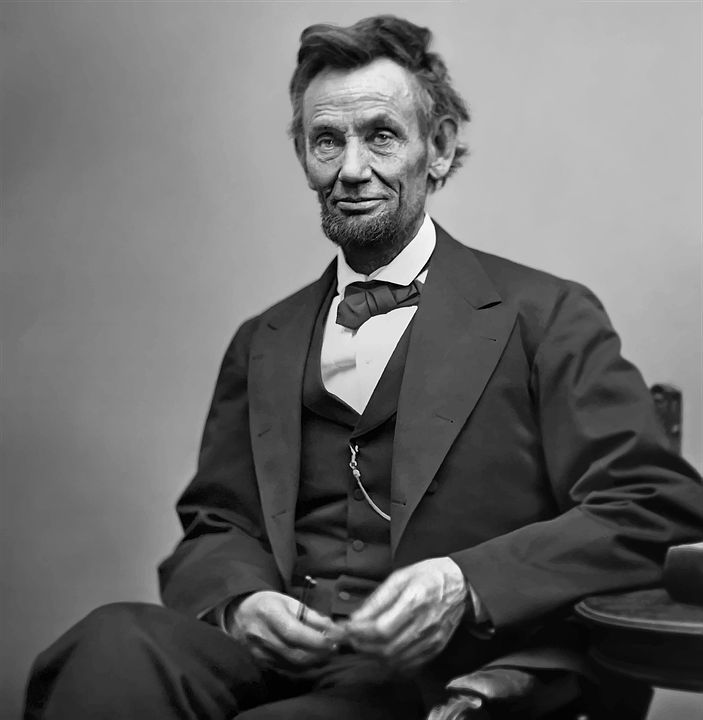
#> input picture abraham_lincoln.jpeg, 703 x 720 px, given in place of the camera
$ python materi-opencv10.py
#> lines starting #> are read from the running program, lines starting #| are printed output that depends on the picture
#> further down, frame is the input picture: shape (720, 703, 3); min 0, max 255, mean 106.8
# Mengimpor library
import cv2
import matplotlib.pyplot as plt
import numpy as np

# Live webcam
def harris_corner(gambar):

    # Merubah gambar ke grayscale
    gambar_abu = cv2.cvtColor(gambar, cv2.COLOR_BGR2GRAY)

    # Merubah menjadi numpy float (syarat algoritma)
    gambar_abu = np.float32(gambar_abu)

    # Mendeteksi dengan algoritma Harris
    sudut = cv2.cornerHarris(src=gambar_abu,
                             blockSize=3,
                             ksize=3,
                             k=0.04)
    gambar_hitam = np.zeros((gambar.shape[0],gambar.shape[1],3),
                            np.uint8)

    # Menandai sudut dengan warna kuning
    gambar_hitam[sudut>0.005*sudut.max()] = [0,255,255] #BGR

    return gambar_hitam


def shi_tomasi(gambar):

    # Merubah gambar ke grayscale
    gambar_abu = cv2.cvtColor(gambar, cv2.COLOR_BGR2GRAY)

    # Mendeteksi sudut
    sudut = cv2.goodFeaturesToTrack(image=gambar_abu,
                                    maxCorners=100,
                                    qualityLevel=0.01,
                                    minDistance=10)
#> sudut = 100 rows, first 8: [356, 445], [338, 294], [306, 577], [416, 306], [336, 322], [360, 414], [423, 282], [353, 469]
    gambar_hitam = np.zeros((gambar.shape[0],gambar.shape[1],3),
                            np.uint8)
    sudut = np.int0(sudut)

    for titik in sudut:
        x,y = titik.ravel()
        #cv2.circle(gambar,(x,y),3,[0,255,255],-1)
        cv2.circle(gambar_hitam,(x,y),3,[0,255,255],-1)
#> this loop made 100 passes
#> (x, y) on passes 1 to 12: (356, 445), (338, 294), (306, 577), (416, 306), (336, 322), (360, 414), (423, 282), (353, 469), (427, 270), (389, 519), (336, 255), (384, 135)
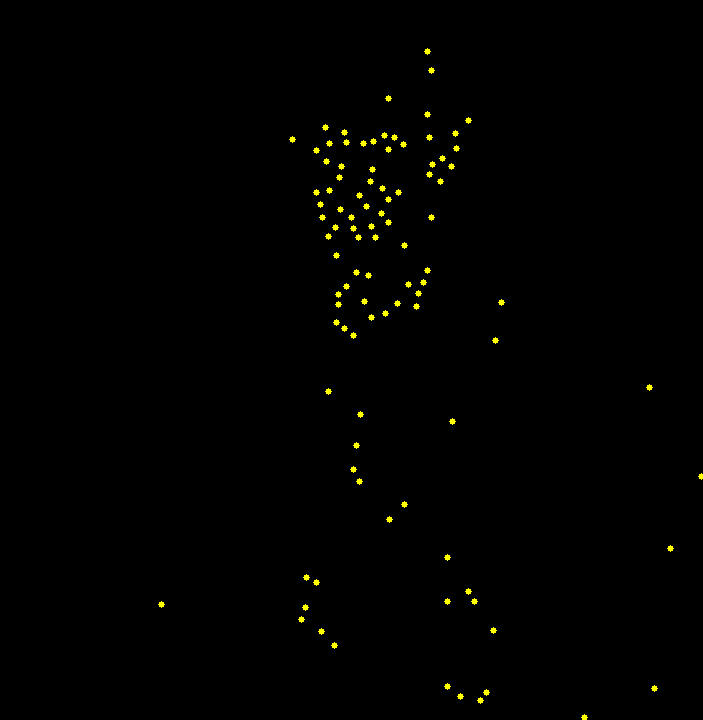
#> gambar_hitam: shape (720, 703, 3); mean of channels 0, 1, 2 0, 1.5, 1.5; drawn as B, G, R

    return gambar_hitam


# Deteksi sudut live dengan webcam
cap = cv2.VideoCapture(2, cv2.CAP_DSHOW) # cv2.CAP_DSHOW agar tidak error
while True:

    ret, frame = cap.read()
    frame = shi_tomasi(frame)
    cv2.imshow('Video Deteksi Sudut', frame)

    if cv2.waitKey(1) & 0xFF == 27:
#> (key Esc is pressed here)
        break

cap.release()
cv2.destroyAllWindows()

$ run again, on ahmad_yani.jpeg
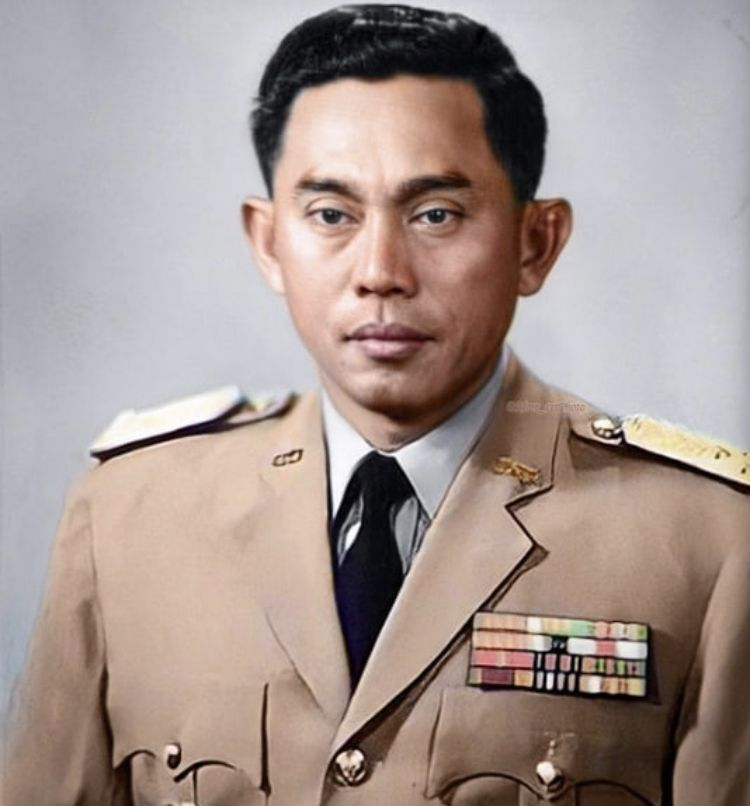
#> input picture ahmad_yani.jpeg, 750 x 806 px, given in place of the camera
#> frame is the input picture: shape (806, 750, 3); mean B, G, R 145.7, 150.7, 165.6
#> in shi_tomasi, `gambar_abu = cv2.cvtColor(gambar, cv2.COLOR_BGR2GRAY)`:
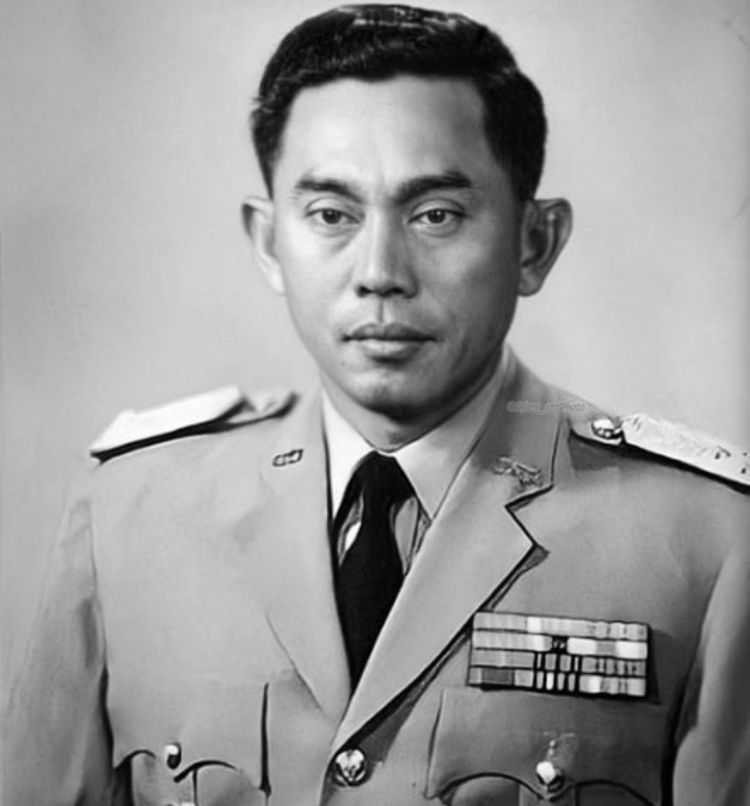
#> gambar_abu: shape (806, 750); min 0, max 255, mean 154.5
#> sudut = 100 rows, first 8: [539, 654], [620, 439], [561, 646], [716, 457], [538, 666], [548, 687], [576, 658], [351, 779]
#> the loop in shi_tomasi, `for titik in sudut:` made 100 passes
#> after the loop in shi_tomasi, `for titik in sudut:`:
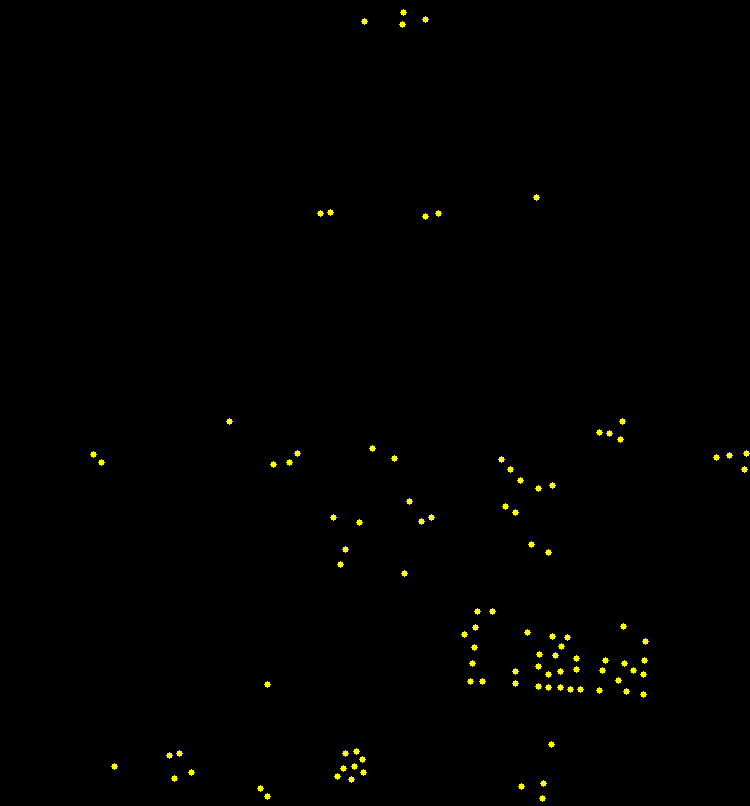
#> gambar_hitam: shape (806, 750, 3); mean of channels 0, 1, 2 0, 1.2, 1.2; drawn as B, G, R

$ run again, on ayam potong.jpg
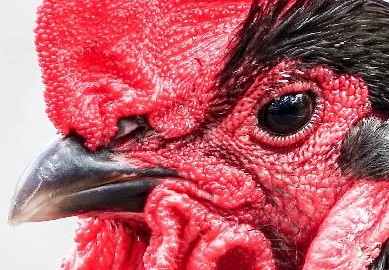
#> input picture ayam potong.jpg, 389 x 270 px, given in place of the camera
#> frame is the input picture: shape (270, 389, 3); mean B, G, R 107.5, 96.3, 185.8
#> in shi_tomasi, `gambar_abu = cv2.cvtColor(gambar, cv2.COLOR_BGR2GRAY)`:
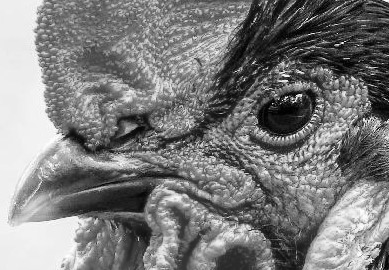
#> gambar_abu: shape (270, 389); min 0, max 255, mean 124.3
#> sudut = 100 rows, first 8: [301, 95], [287, 81], [283, 137], [363, 118], [343, 42], [315, 110], [272, 103], [371, 262]
#> the loop in shi_tomasi, `for titik in sudut:` made 100 passes
#> after the loop in shi_tomasi, `for titik in sudut:`:
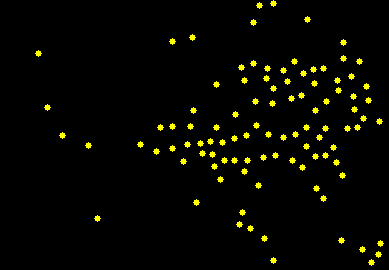
#> gambar_hitam: shape (270, 389, 3); mean of channels 0, 1, 2 0, 7, 7; drawn as B, G, R
